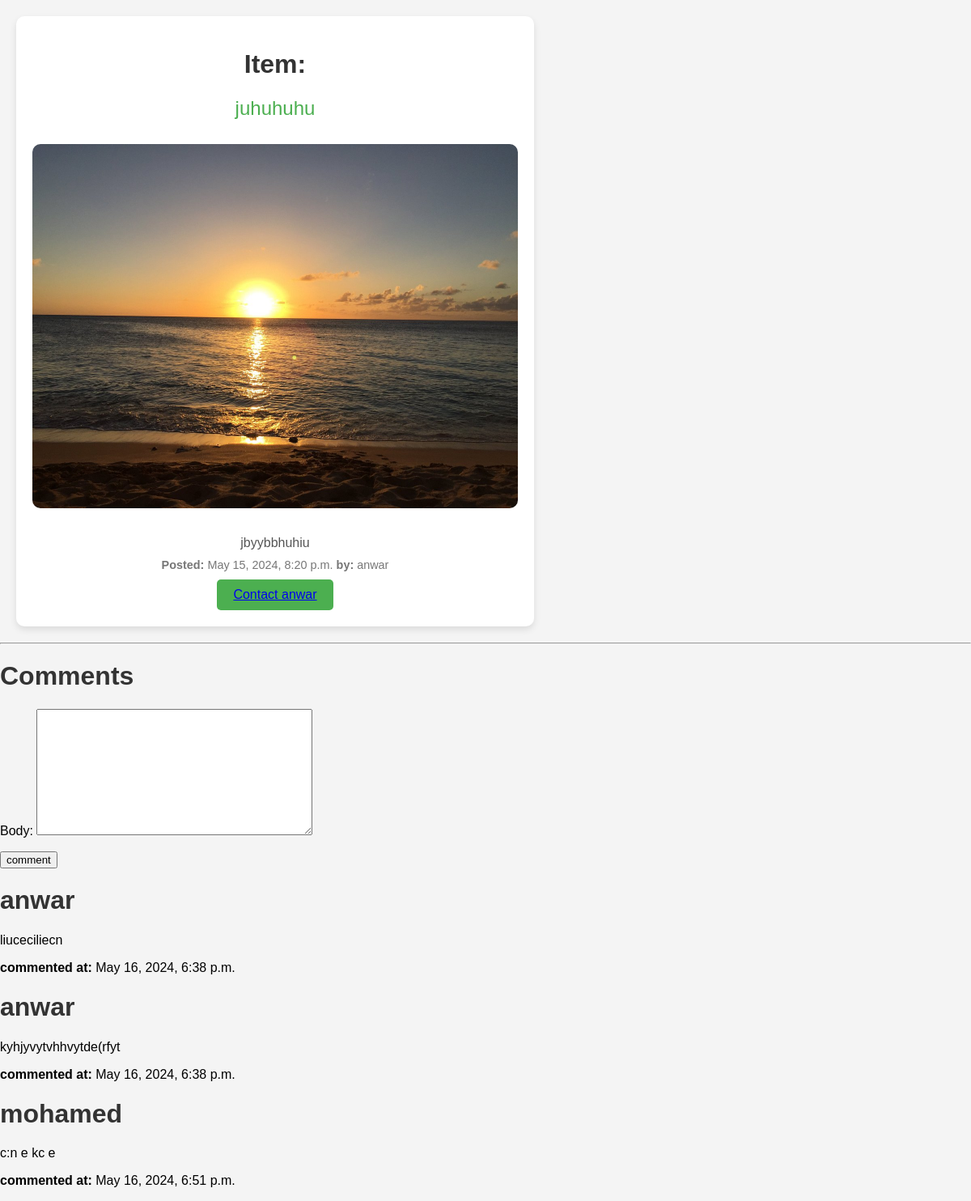
Screenshot of /item/4/ with the database file from the repository.
### api/models.py (models this page shows, shortened)
class TanmirtPost(models.Model):
    LOST="lost"
    FOUND="found"
    image=models.ImageField(upload_to="images")
    title=models.CharField(max_length=200)
    date=models.DateTimeField(auto_now_add=True)
    user=models.ForeignKey(User,on_delete=models.CASCADE)
    description=models.TextField()
    lost_or_found=models.CharField(max_length=20,choices=[
        (LOST,"lost"),
        (FOUND,"found")
    ],default=LOST)
    latitude = models.DecimalField(max_digits=9, decimal_places=6, null=True, blank=True)
    longitude = models.DecimalField(max_digits=9, decimal_places=6, null=True, blank=True)

class Comment(models.Model):
    body=models.TextField()
    writer=models.ForeignKey(User,on_delete=models.CASCADE,related_name='writer')
    date=models.DateTimeField(auto_now_add=True)
    post=models.ForeignKey(TanmirtPost,on_delete=models.CASCADE,related_name='post')

### api/views.py (the view)
# urls.py: path('item/<str:pk>/',showitem,name='item'),
def showitem(request,pk):
    item=TanmirtPost.objects.get(pk=pk)
    comments=Comment.objects.filter(post=item)
    if request.method=='POST':
        form=CommentForm(request.POST)
        if form.is_valid():
            instance=form.save(commit=False)
            instance.post=item
            instance.writer=request.user
            instance.save()
            return redirect('item',pk)
    else:
        form=CommentForm()
    context={'item':item,'comments':comments, 'form':form}
    return render(request,'item.html',context)

### api/forms.py
class CommentForm(ModelForm):
    class Meta:
        model=Comment
        fields=[
            'body'
        ]

### templates/item.html (shortened to what this page needs)
<!DOCTYPE html>
<html lang="en">
<head>
    {% load static %}
    <link rel="stylesheet" href="{% static 'css/styles.css'%}">
</head>
<body>
    <div class="container">
        <h1>Item:</h1>
        <p class="item-title">{{item.title}}</p>
        <img src="{{item.image.url}}" alt="Item image" class="item-image">
        <p class="item-description">{{item.description}}</p>
        <p class="item-details"><strong>Posted:</strong> {{item.date}} <strong>by:</strong> {{item.user.username}}</p>
        <button class="contact-button">
            <a href="{% url 'message' item.user.id%}">
                Contact {{item.user.username}}
            </a>
        </button>
    </div>
    <div>
        <hr/>
        <h1>Comments</h1>
        <form  method="post">
            {{form.as_p}}
            <button type="submit"> comment </button>
        </form>
        {%for comment in comments%}
        <h1>{{comment.writer.username}}</h1>
        <p>{{comment.body}}</p>
        <p><strong>commented at:</strong> {{comment.date}}</p>
        {%endfor%}
    </div>
</body>
</html>

### static/css/styles.css (style rules this page uses)
body { font-family: Arial, sans-serif; margin: 0; padding: 0; background-color: #f4f4f4; }
.container { background-color: #fff; padding: 20px; border-radius: 10px; box-shadow: 0 4px 8px rgba(0, 0, 0, 0.1); max-width: 600px; width: 100%; margin: 20px; text-align: center; }
h1 { font-size: 2em; color: #333; }
.item-title { font-size: 1.5em; color: #4CAF50; margin: 10px 0; }
.item-image { max-width: 100%; height: auto; border-radius: 10px; margin: 20px 0; }
.item-description { font-size: 1em; color: #555; margin: 10px 0; }
.item-details { font-size: 0.9em; color: #777; margin: 10px 0; }
.contact-button { background-color: #4CAF50; color: white; padding: 10px 20px; border: none; border-radius: 5px; font-size: 1em; cursor: pointer; transition: background-color 0.3s ease; }

### rows the page displays
TanmirtPost: title "juhuhuhu", image (picture), description "jbyybbhuhiu", date "May 15, 2024, 8:20 p.m.", user.username "anwar"
Comment: writer.username "anwar", body "liuceciliecn", date "May 16, 2024, 6:38 p.m."
Comment: writer.username "anwar", body "kyhjyvytvhhvytde(rfyt", date "May 16, 2024, 6:38 p.m."
Comment: writer.username "mohamed", body "c:n e kc e", date "May 16, 2024, 6:51 p.m."
